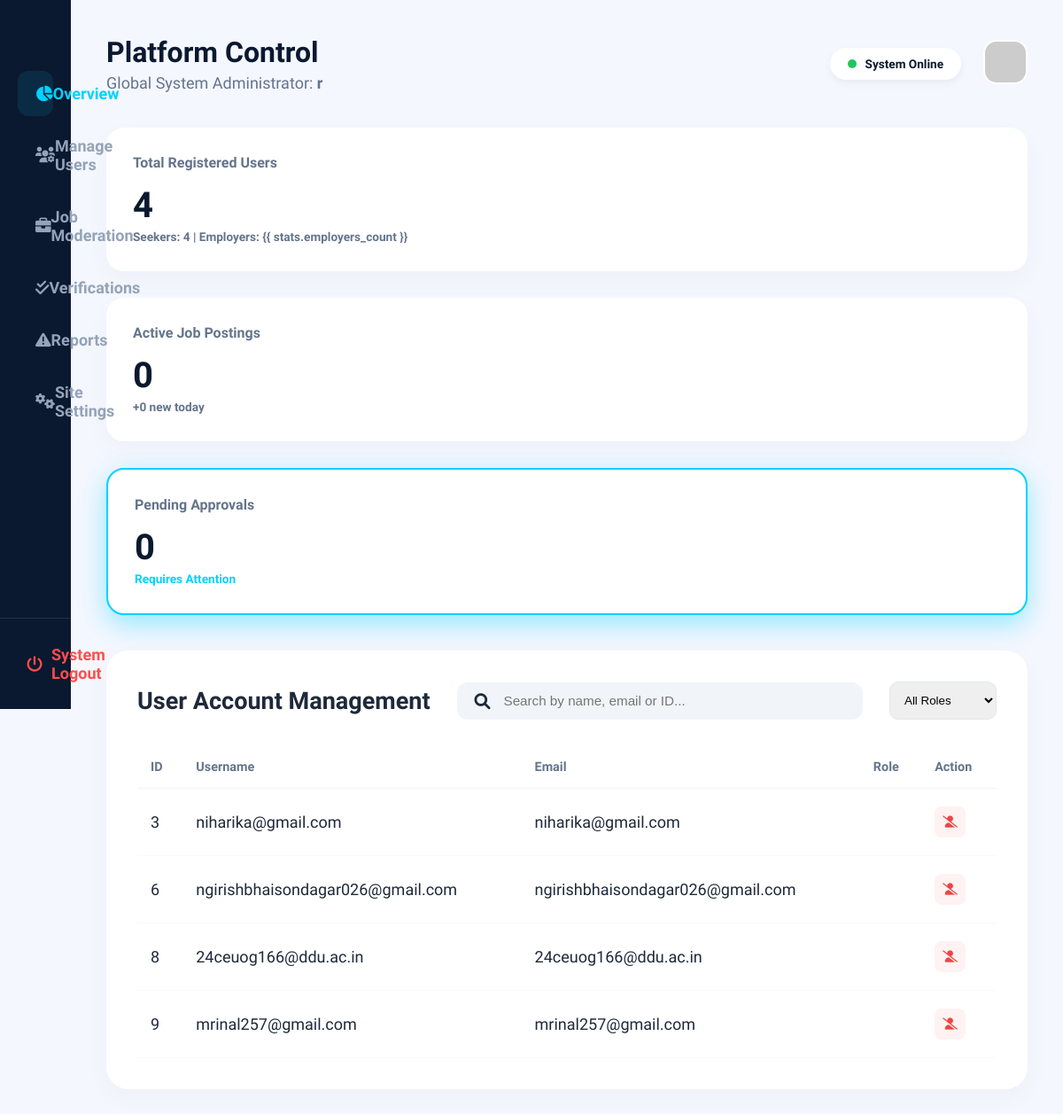
Page /admin_dashboard/ (signed in) on the committed database.
### accounts/models.py (models this page shows, shortened)
class User(AbstractUser):
    is_seeker = models.BooleanField(default=False)
    is_employer = models.BooleanField(default=False)
    profile_picture = models.ImageField(upload_to='profiles/', null=True, blank=True)

class seekerdb(models.Model):
    WORK_TYPES = (
        ('Remote', 'Remote'),
        ('On-site', 'On-site'),
        ('Hybrid', 'Hybrid'),
    )
    user = models.OneToOneField(User, on_delete=models.CASCADE, related_name='seeker_profile')
    full_name = models.CharField(max_length=255)
    experience_years = models.IntegerField(default=0)
    work_type = models.CharField(max_length=20, choices=WORK_TYPES, default='Remote')
    skills = models.TextField(help_text="Enter skills separated by commas")
    resume = models.FileField(
        upload_to='resumes/',
        validators=[FileExtensionValidator(['pdf', 'doc', 'docx'])],
        null=True, blank=True
    )
    resume_updated_at = models.DateTimeField(auto_now=True)
    profile_views = models.IntegerField(default=0)

### accounts/views.py (the view)
# urls.py: path('admin_dashboard/', views.admin_dashboard, name='admin_dashboard'),
@user_passes_test(lambda u: u.is_superuser)
@login_required
def admin_dashboard(request):
    profiles = seekerdb.objects.all()
    stats = {
        "total_users": profiles.count(),
        "seekers_count": seekerdb.objects.count(),
        "employers_count": employerdb.objects.count(),
        "active_jobs": 0,
        "jobs_today": 0,
        "pending_verifications": 0
    }
    return render(request, "admin_dashboard.html", {
        "profiles": profiles,
        "stats": stats
    })

### templates/admin_dashboard.html (shortened to what this page needs)
{% extends 'base.html' %} {% load static %} {% block navbar %}{% endblock %}
{%block footer %}{% endblock %} {% block extra_css %}
<link rel="stylesheet" href="{% static 'css/admin_dashboard.css' %}" />
{% endblock %} {% block content %}
<div class="admin-wrapper">
  <aside class="sidebar">
    <div class="sidebar-brand">
    </div>
    <ul class="sidebar-nav">
      <li>
        <a href="{% url 'admin_dashboard' %}" class="active"
          ><i class="fas fa-chart-pie"></i> Overview</a
        >
      </li>
      <li>
        <a href="#"><i class="fas fa-users-cog"></i> Manage Users</a>
      </li>
      <li>
        <a href="#"><i class="fas fa-briefcase"></i> Job Moderation</a>
      </li>
      <li>
        <a href="#"><i class="fas fa-check-double"></i> Verifications</a>
      </li>
      <li>
        <a href="#"><i class="fas fa-exclamation-triangle"></i> Reports</a>
      </li>
      <li>
        <a href="#"><i class="fas fa-cogs"></i> Site Settings</a>
      </li>
    </ul>
    <div class="sidebar-footer">
      <a href="{% url 'logout' %}" class="logout-link"
        ><i class="fas fa-power-off"></i> System Logout</a
      >
    </div>
  </aside>
  <main class="main-content">
    <header class="top-header">
      <div class="user-greeting">
        <h1>Platform Control</h1>
        <p>Global System Administrator: <strong>{{ user.username }}</strong></p>
      </div>
      <div class="header-right">
        <div class="status-indicator">
          <span class="pulse-green"></span> System Online
        </div>
        <div class="user-avatar">
          <img
            src="https://ui-avatars.com/api/?name=Admin&background=00d2ff&color=0a192f"
            alt="Admin"
          />
        </div>
      </div>
    </header>
    <section class="stats-container">
      <div class="stat-card">
        <h3>Total Registered Users</h3>
        <p class="number">{{ stats.total_users|default:"0" }}</p>
        <span class="label"
          >Seekers: {{ stats.seekers_count }} | Employers: {{
          stats.employers_count }}</span
        >
      </div>
      <div class="stat-card">
        <h3>Active Job Postings</h3>
        <p class="number">{{ stats.active_jobs }}</p>
        <span class="label">+{{ stats.jobs_today }} new today</span>
      </div>
      <div class="stat-card glow-card">
        <h3>Pending Approvals</h3>
        <p class="number">{{ stats.pending_verifications }}</p>
        <span class="label text-cyan">Requires Attention</span>
      </div>
    </section>
    <section class="table-container">
      <div class="table-header">
        <h2>User Account Management</h2>
        <form method="GET" action="" class="search-box">
          <i class="fas fa-search"></i>
          <input
            type="text"
            name="search"
            placeholder="Search by name, email or ID..."
            value="{{ request.GET.search }}"
          />
        </form>
        <div class="filter-group">
          <select class="role-filter" onchange="location = this.value">
            <option value="?role=all">All Roles</option>
          </select>
        </div>
      </div>
      <div class="responsive-table">
  <table class="admin-table">
    <thead>
      <tr>
        <th>ID</th>
        <th>Username</th>
        <th>Email</th>
        <th>Role</th>
        <th>Action</th>
      </tr>
    </thead>
    <tbody>
      {% for p in profiles %}
      <tr>
        <td>{{ p.user.id }}</td>
        <td>{{ p.user.username }}</td>
        <td>{{ p.user.email }}</td>
        <td>{{ p.role }}</td>
        <td>
          <form method="POST" action="{% url 'suspend_user' p.user.id %}">
            <button type="submit" class="btn-action suspend">
              <i class="fas fa-user-slash"></i>
            </button>
          </form>
        </td>
      </tr>
      {% empty %}
      <tr>
        <td colspan="5" style="text-align:center">
          No users found matching criteria
        </td>
      </tr>
      {% endfor %}
    </tbody>
  </table>
</div>
    </section>
  </main>
</div>
{% endblock %}

### static/css/base.css (style rules this page uses)
:root { --navy: #0a192f; --cyan: #00d2ff; --cyan-glow: rgba(0, 210, 255, 0.4); --purple-glow: rgba(160, 32, 240, 0.3); --white: #ffffff; --light-bg: #f8fafc; --text-navy: #1e293b; --text-light: #64748b; }
* { margin: 0; padding: 0; box-sizing: border-box; }
body { font-family: "Plus Jakarta Sans", sans-serif; background-color: var(--white); color: var(--text-navy); font-size: 18px; }

### static/css/admin_dashboard.css (style rules this page uses)
:root { --navy: #0a192f; --cyan: #00d2ff; --cyan-glow: rgba(0, 210, 255, 0.4); --white: #ffffff; --light-bg: #f4f7fe; --text-navy: #1e293b; --text-light: #64748b; --danger: #ef4444; --success: #22c55e; --warning: #f59e0b; }
.admin-wrapper { display: flex; min-height: 100vh; background-color: var(--light-bg); }
.sidebar { width: 280px; background: var(--navy); color: var(--white); display: flex; flex-direction: column; position: fixed; height: 100vh; z-index: 100; }
.sidebar-brand { padding: 40px 30px; }
.sidebar-nav { flex: 1; padding: 0 20px; list-style: none; }
.sidebar-nav li { margin-bottom: 8px; }
.sidebar-nav a { display: flex; align-items: center; padding: 15px 20px; color: #94a3b8; text-decoration: none; border-radius: 12px; font-weight: 600; transition: 0.3s; }
.sidebar-nav a i { margin-right: 15px; font-size: 1.1rem; }
.sidebar-nav a:hover, .sidebar-nav a.active { background: rgba(0, 210, 255, 0.1); color: var(--cyan); }
.sidebar-footer { padding: 30px; border-top: 1px solid rgba(255, 255, 255, 0.1); }
.logout-link { color: #ff4d4d; text-decoration: none; font-weight: 700; display: flex; align-items: center; gap: 10px; }
.main-content { flex: 1; margin-left: 280px; padding: 40px; }
.top-header { display: flex; justify-content: space-between; align-items: center; margin-bottom: 40px; }
.user-greeting h1 { font-size: 2rem; color: var(--navy); }
.user-greeting p { color: var(--text-light); margin-top: 5px; }
.header-right { display: flex; align-items: center; gap: 25px; }
.status-indicator { background: var(--white); padding: 10px 20px; border-radius: 50px; font-size: 0.85rem; font-weight: 700; color: var(--navy); display: flex; align-items: center; gap: 10px; box-shadow: 0 4px 10px rgba(0, 0, 0, 0.05); }
.pulse-green { width: 10px; height: 10px; background: var(--success); border-radius: 50%; box-shadow: 0 0 0 rgba(34, 197, 94, 0.4); animation: pulse-animation 2s infinite; }
.user-avatar img { width: 50px; height: 50px; border-radius: 15px; border: 2px solid var(--white); }
.stats-container { display: grid; grid-template-columns: repeat(3, 1fr); gap: 30px; margin-bottom: 40px; }
.stat-card { background: var(--white); padding: 30px; border-radius: 20px; box-shadow: 0 10px 30px rgba(0, 0, 0, 0.03); }
.stat-card h3 { color: var(--text-light); font-size: 1rem; margin-bottom: 15px; }
.stat-card .number { font-size: 2.5rem; font-weight: 800; color: var(--navy); }
.stat-card .label { font-size: 0.85rem; font-weight: 600; color: var(--text-light); }
.glow-card { border: 2px solid var(--cyan); box-shadow: 0 10px 30px var(--cyan-glow); }
.text-cyan { color: var(--cyan) !important; }
.table-container { background: var(--white); padding: 35px; border-radius: 25px; box-shadow: 0 10px 30px rgba(0, 0, 0, 0.03); }
.table-header { display: flex; justify-content: space-between; align-items: center; margin-bottom: 30px; }
.search-box { background: #f1f5f9; padding: 12px 20px; border-radius: 12px; display: flex; align-items: center; gap: 15px; flex: 1; margin: 0 30px; }
.search-box input { border: none; background: transparent; outline: none; width: 100%; font-size: 0.95rem; }
.role-filter { padding: 12px; border: 1px solid #e2e8f0; border-radius: 10px; outline: none; }
.admin-table { width: 100%; border-collapse: collapse; }
.admin-table th { text-align: left; padding: 15px; color: var(--text-light); font-size: 0.9rem; border-bottom: 1px solid #f1f5f9; }
.admin-table td { padding: 20px 15px; border-bottom: 1px solid #f8fafc; vertical-align: middle; }
.btn-action { width: 35px; height: 35px; border: none; border-radius: 8px; cursor: pointer; transition: 0.3s; display: flex; align-items: center; justify-content: center; }
.btn-action.suspend { background: #fef2f2; color: var(--danger); }
@media (max-width: 1200px) { .stats-container { grid-template-columns: 1fr; } }
@media (max-width: 1200px) { .sidebar { width: 80px; } }
@media (max-width: 1200px) { .main-content { margin-left: 80px; } }
@media (max-width: 1200px) { .sidebar-nav a i { margin-right: 0; } }

### rows in the picture
User: username "r"
seekerdb: user.id "3", user.username "niharika@gmail.com", user.email "niharika@gmail.com"
seekerdb: user.id "6", user.username "ngirishbhaisondagar026@gmail.com", user.email "ngirishbhaisondagar026@gmail.com"
seekerdb: user.id "8", user.username "24ceuog166@ddu.ac.in", user.email "24ceuog166@ddu.ac.in"
seekerdb: user.id "9", user.username "mrinal257@gmail.com", user.email "mrinal257@gmail.com"

### other values in the picture
{{ stats.total_users|default:"0" }} "4"
{{ stats.seekers_count }} "4"
{{ stats.active_jobs }} "0"
{{ stats.jobs_today }} "0"
{{ stats.pending_verifications }} "0"
